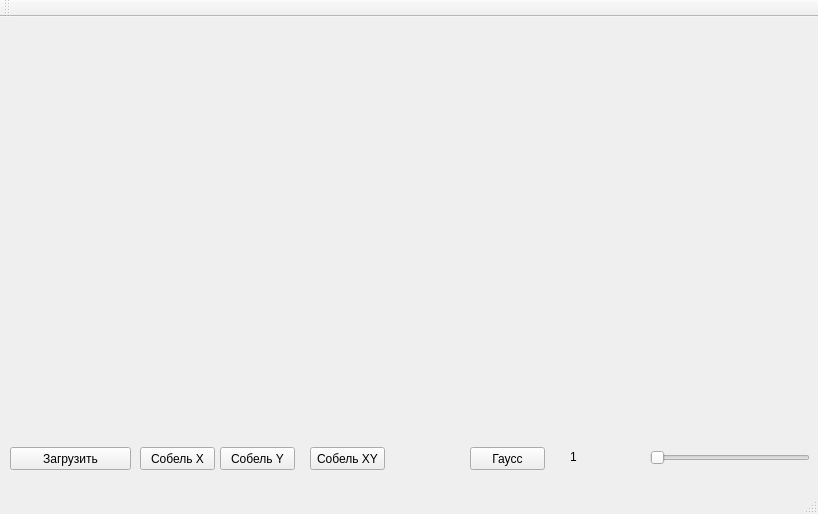
<?xml version="1.0" encoding="UTF-8"?>
<ui version="4.0">
 <class>MainWindow</class>
 <widget class="QMainWindow" name="MainWindow">
  <property name="geometry">
   <rect>
    <x>0</x>
    <y>0</y>
    <width>818</width>
    <height>514</height>
   </rect>
  </property>
  <property name="windowTitle">
   <string>MainWindow</string>
  </property>
  <widget class="QWidget" name="centralWidget">
   <widget class="QPushButton" name="bLoadImage">
    <property name="geometry">
     <rect>
      <x>10</x>
      <y>430</y>
      <width>121</width>
      <height>23</height>
     </rect>
    </property>
    <property name="text">
     <string>Загрузить</string>
    </property>
   </widget>
   <widget class="QLabel" name="label">
    <property name="geometry">
     <rect>
      <x>10</x>
      <y>10</y>
      <width>791</width>
      <height>401</height>
     </rect>
    </property>
    <property name="text">
     <string/>
    </property>
   </widget>
   <widget class="QPushButton" name="bSobelX">
    <property name="geometry">
     <rect>
      <x>140</x>
      <y>430</y>
      <width>75</width>
      <height>23</height>
     </rect>
    </property>
    <property name="text">
     <string>Собель X</string>
    </property>
   </widget>
   <widget class="QPushButton" name="bSobelY">
    <property name="geometry">
     <rect>
      <x>220</x>
      <y>430</y>
      <width>75</width>
      <height>23</height>
     </rect>
    </property>
    <property name="text">
     <string>Собель Y</string>
    </property>
   </widget>
   <widget class="QPushButton" name="bSobelXY">
    <property name="geometry">
     <rect>
      <x>310</x>
      <y>430</y>
      <width>75</width>
      <height>23</height>
     </rect>
    </property>
    <property name="text">
     <string>Собель XY</string>
    </property>
   </widget>
   <widget class="QPushButton" name="bGauss">
    <property name="geometry">
     <rect>
      <x>470</x>
      <y>430</y>
      <width>75</width>
      <height>23</height>
     </rect>
    </property>
    <property name="text">
     <string>Гаусс</string>
    </property>
   </widget>
   <widget class="QSlider" name="sliderRadius">
    <property name="geometry">
     <rect>
      <x>650</x>
      <y>430</y>
      <width>160</width>
      <height>22</height>
     </rect>
    </property>
    <property name="mouseTracking">
     <bool>false</bool>
    </property>
    <property name="minimum">
     <number>1</number>
    </property>
    <property name="orientation">
     <enum>Qt::Horizontal</enum>
    </property>
   </widget>
   <widget class="QLabel" name="lRadius">
    <property name="geometry">
     <rect>
      <x>570</x>
      <y>430</y>
      <width>47</width>
      <height>20</height>
     </rect>
    </property>
    <property name="text">
     <string>1</string>
    </property>
   </widget>
  </widget>
  <widget class="QMenuBar" name="menuBar">
   <property name="geometry">
    <rect>
     <x>0</x>
     <y>0</y>
     <width>818</width>
     <height>21</height>
    </rect>
   </property>
  </widget>
  <widget class="QToolBar" name="mainToolBar">
   <attribute name="toolBarArea">
    <enum>TopToolBarArea</enum>
   </attribute>
   <attribute name="toolBarBreak">
    <bool>false</bool>
   </attribute>
  </widget>
  <widget class="QStatusBar" name="statusBar"/>
 </widget>
 <layoutdefault spacing="6" margin="11"/>
 <resources/>
 <connections/>
</ui>
